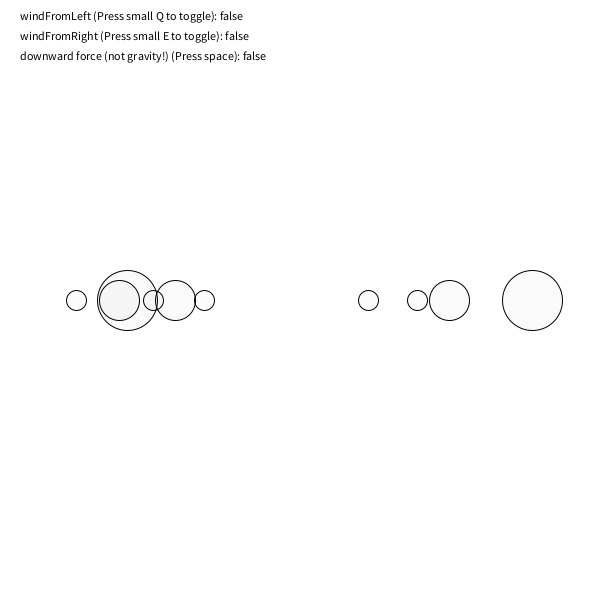
Frame 1 (no input)
Frame 60 (the mouse pressed at the canvas centre just before this capture): identical to frame 1, image omitted
Frame 120 (the mouse held since frame 60 and released just before this capture): identical to frame 1, image omitted

The Processing sketch that drew this single still picture (run headless with seeded random() and noise(); from frame 60 on, the mouse is pressed at the canvas centre):

// Processing sketch: mass_ball
// ── mass_ball.pde
private static final PVector WIND_LEFT = new PVector(0.1, 0);
private static final PVector WIND_RIGHT = new PVector(-0.1, 0);

private static final int BALL_COUNT = 10;

boolean windFromLeft = false;
boolean windFromRight = false;
boolean hasDownForce = false;

PVector downForce;

Ball[] balls;

void setup() {
  size(600, 600);
  
  balls = new Ball[BALL_COUNT];
  
  for (int i = 0; i < balls.length; i++) {
    balls[i] = new Ball();  
  }
}

void draw() {
  background(255);
  
  fill(0);
  text("windFromLeft (Press small Q to toggle): " + windFromLeft, 20, 20);
  text("windFromRight (Press small E to toggle): " + windFromRight, 20, 40);
  text("downward force (not gravity!) (Press space): " + hasDownForce, 20, 60);
  
  for (Ball ball : balls) {
    if (windFromLeft) {
      ball.applyForce(WIND_LEFT);
    }
    
    if (windFromRight) {
      ball.applyForce(WIND_RIGHT);
    }
    
    if (hasDownForce) {
      downForce = new PVector(0, 0.1);
      
      /**
      * gravity force formula is: (mass1 * mass2 * G) / distance^2
      *
      * mass1 being the earth, mass2 being the object, G is constant (we can define the gravity),
      * assuming distance between earth and you doesn't matter that much (because earth is so massive,
      * we just assume that it is something 0.0000.... because we're so tiny compare to earth),
      * then our new formula is:
      * 
      * gravity force = (mass1 * mass2 * G) / 1, we can erase 1 (because anything divided by 1 duh),
      * 
      * Then mass1 (earth), is another constant, we can say that our earth's mass here is something number,
      * also the G is constant, we can say that:
      *
      * gravity force = mass1 * BIG CONSTANT (the earth and the gravity pull)
      *
      * so we just multiply the ball's mass to our gravity (BIG CONSTANT):
      */
      downForce.mult(ball.mass);
      
      ball.applyForce(downForce);
    }
    
    ball.update();
    ball.toggleEdges();
    ball.display();
  }
}

void keyPressed() {
  if (key == 'q') {
    windFromLeft = !windFromLeft;
  }
  
  if (keyCode == 32) {
    hasDownForce = !hasDownForce;
  }
  
  if (key == 'e') {
    windFromRight = !windFromRight;
  }
}

// ── Ball.pde
import java.util.Random;

class Ball {
  
  final Random random = new Random();
  static final float BALL_SCALE = 20;
  
  float mass = random.nextInt(3) + 1;
  float ballSize = mass * BALL_SCALE;
  
  PVector location = new PVector(random.nextInt(width), height / 2);
  PVector velocity = new PVector(0, 0);
  PVector acceleration = new PVector(0, 0);
  
  void update() {
    velocity.add(acceleration);
    location.add(velocity);
    acceleration.mult(0);
  }
  
  /**
  * formula for force is:
  * F = mass / acceleration
  * 
  * so if we are to get acceleration:
  * 
  * acceleration = F / mass
  *
  * then we just need to divide our ball's mass to the force to
  * get the proper acceleration we need.
  */
  void applyForce(PVector force) {
    acceleration.add(PVector.div(force, mass));
  }
  
  void display() {
    fill(0, 5);
    ellipse(location.x, location.y, ballSize, ballSize);
  }
  
  void toggleEdges() {
    if (location.x < 0 + ballSize / 2) {
      location.x = ballSize / 2;
      velocity.x *= -1;
    }
    
    if (location.x > width - ballSize / 2) {
      location.x = width - ballSize / 2;
      velocity.x *= -1;
    }
    
    if (location.y < 0 +  - ballSize / 2) {
      location.y = ballSize / 2;
      velocity.y *= -1;
    }
    
    if (location.y > height - ballSize / 2) {
      location.y = height - ballSize / 2;
      velocity.y *= -1;
    }
  }
}
